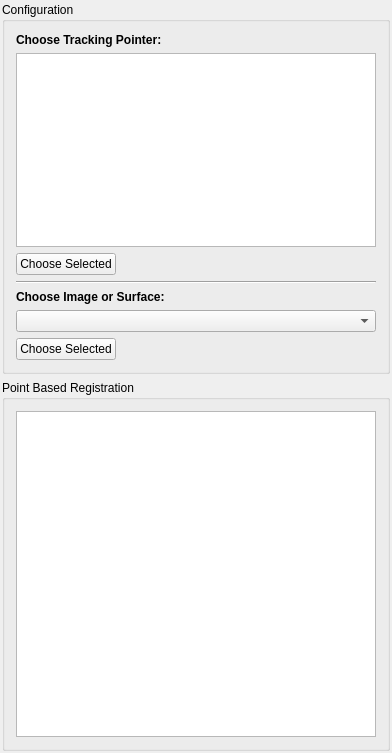
<?xml version="1.0" encoding="UTF-8"?>
<ui version="4.0">
 <class>IGTFiducialRegistrationControls</class>
 <widget class="QWidget" name="IGTFiducialRegistrationControls">
  <property name="geometry">
   <rect>
    <x>0</x>
    <y>0</y>
    <width>392</width>
    <height>753</height>
   </rect>
  </property>
  <property name="minimumSize">
   <size>
    <width>0</width>
    <height>0</height>
   </size>
  </property>
  <property name="windowTitle">
   <string>QmitkTemplate</string>
  </property>
  <layout class="QVBoxLayout" name="verticalLayout_3">
   <property name="leftMargin">
    <number>2</number>
   </property>
   <property name="topMargin">
    <number>2</number>
   </property>
   <property name="rightMargin">
    <number>2</number>
   </property>
   <property name="bottomMargin">
    <number>2</number>
   </property>
   <item>
    <widget class="QGroupBox" name="groupBox">
     <property name="title">
      <string>Configuration</string>
     </property>
     <layout class="QVBoxLayout" name="verticalLayout_4">
      <item>
       <widget class="QLabel" name="label">
        <property name="text">
         <string>&lt;html&gt;&lt;head/&gt;&lt;body&gt;&lt;p&gt;&lt;span style=&quot; font-weight:600;&quot;&gt;Choose Tracking Pointer:&lt;/span&gt;&lt;/p&gt;&lt;/body&gt;&lt;/html&gt;</string>
        </property>
       </widget>
      </item>
      <item>
       <widget class="QmitkNavigationDataSourceSelectionWidget" name="m_TrackingDeviceSelectionWidget"/>
      </item>
      <item>
       <layout class="QHBoxLayout" name="horizontalLayout">
        <item>
         <widget class="QPushButton" name="m_ChooseSelectedPointer">
          <property name="text">
           <string>Choose Selected</string>
          </property>
         </widget>
        </item>
        <item>
         <spacer name="horizontalSpacer_2">
          <property name="orientation">
           <enum>Qt::Horizontal</enum>
          </property>
          <property name="sizeHint" stdset="0">
           <size>
            <width>40</width>
            <height>20</height>
           </size>
          </property>
         </spacer>
        </item>
        <item>
         <widget class="QLabel" name="m_PointerLabel">
          <property name="text">
           <string>&lt;none&gt;</string>
          </property>
         </widget>
        </item>
       </layout>
      </item>
      <item>
       <widget class="Line" name="line">
        <property name="orientation">
         <enum>Qt::Horizontal</enum>
        </property>
       </widget>
      </item>
      <item>
       <widget class="QLabel" name="label_2">
        <property name="text">
         <string>&lt;html&gt;&lt;head/&gt;&lt;body&gt;&lt;p&gt;&lt;span style=&quot; font-weight:600;&quot;&gt;Choose Image or Surface:&lt;/span&gt;&lt;/p&gt;&lt;/body&gt;&lt;/html&gt;</string>
        </property>
       </widget>
      </item>
      <item>
       <widget class="QmitkDataStorageComboBox" name="m_DataStorageComboBox"/>
      </item>
      <item>
       <layout class="QHBoxLayout" name="horizontalLayout_2">
        <item>
         <widget class="QPushButton" name="m_ChooseSelectedImage">
          <property name="text">
           <string>Choose Selected</string>
          </property>
         </widget>
        </item>
        <item>
         <spacer name="horizontalSpacer">
          <property name="orientation">
           <enum>Qt::Horizontal</enum>
          </property>
          <property name="sizeHint" stdset="0">
           <size>
            <width>40</width>
            <height>20</height>
           </size>
          </property>
         </spacer>
        </item>
        <item>
         <widget class="QLabel" name="m_ImageLabel">
          <property name="text">
           <string>&lt;none&gt;</string>
          </property>
         </widget>
        </item>
       </layout>
      </item>
     </layout>
    </widget>
   </item>
   <item>
    <widget class="QGroupBox" name="groupBox_2">
     <property name="title">
      <string>Point Based Registration</string>
     </property>
     <layout class="QVBoxLayout" name="verticalLayout_5">
      <item>
       <widget class="QmitkFiducialRegistrationWidget" name="m_FiducialRegistrationWidget"/>
      </item>
     </layout>
    </widget>
   </item>
  </layout>
 </widget>
 <layoutdefault spacing="6" margin="11"/>
 <customwidgets>
  <customwidget>
   <class>QmitkNavigationDataSourceSelectionWidget</class>
   <extends>QTextBrowser</extends>
   <header>QmitkNavigationDataSourceSelectionWidget.h</header>
  </customwidget>
  <customwidget>
   <class>QmitkFiducialRegistrationWidget</class>
   <extends>QTextBrowser</extends>
   <header>QmitkFiducialRegistrationWidget.h</header>
  </customwidget>
  <customwidget>
   <class>QmitkDataStorageComboBox</class>
   <extends>QComboBox</extends>
   <header>QmitkDataStorageComboBox.h</header>
  </customwidget>
 </customwidgets>
 <resources>
  <include location="../../../../Modules/USUI/resources/USUI.qrc"/>
 </resources>
 <connections/>
</ui>
